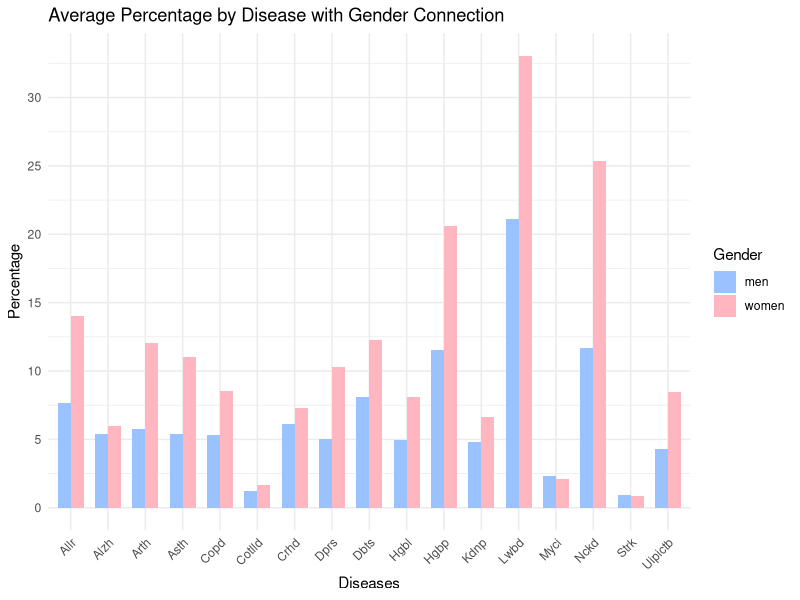
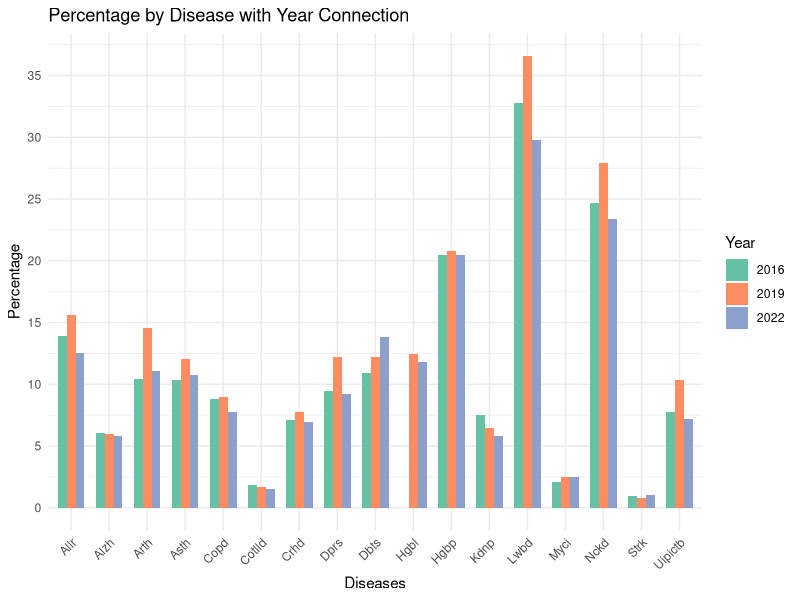
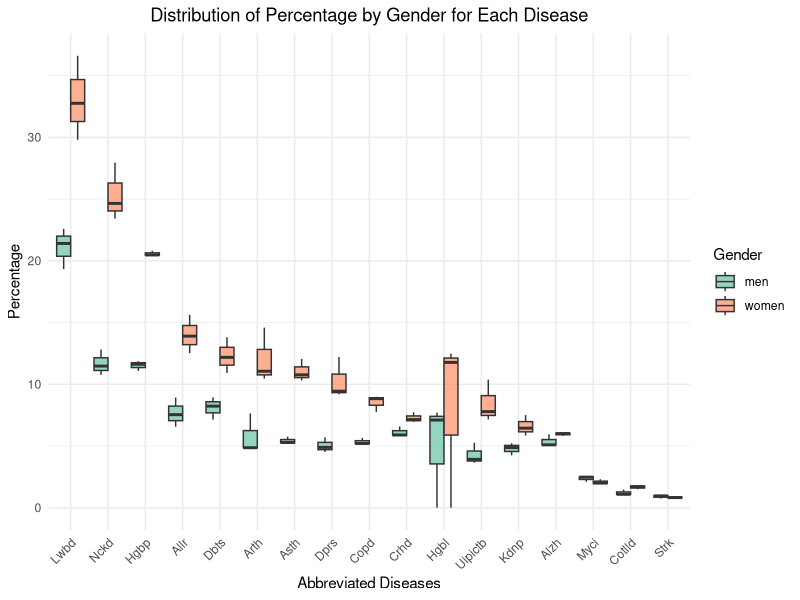
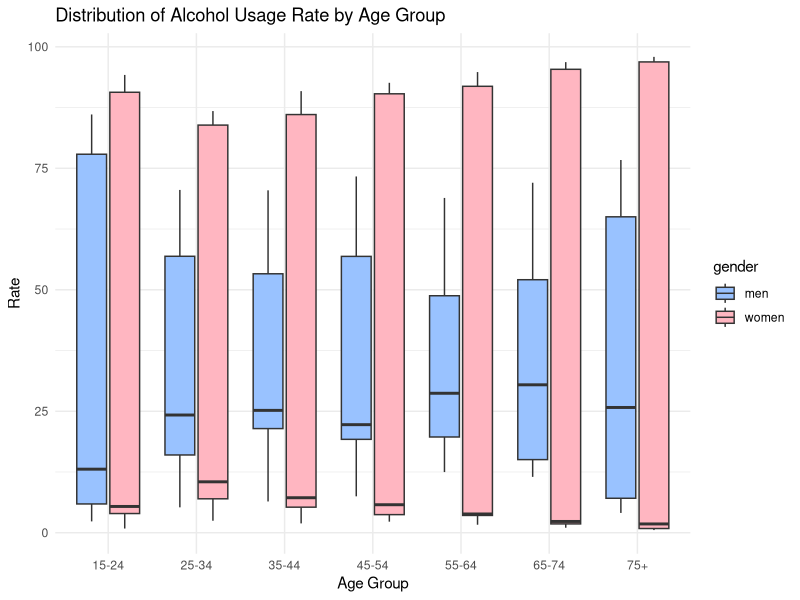
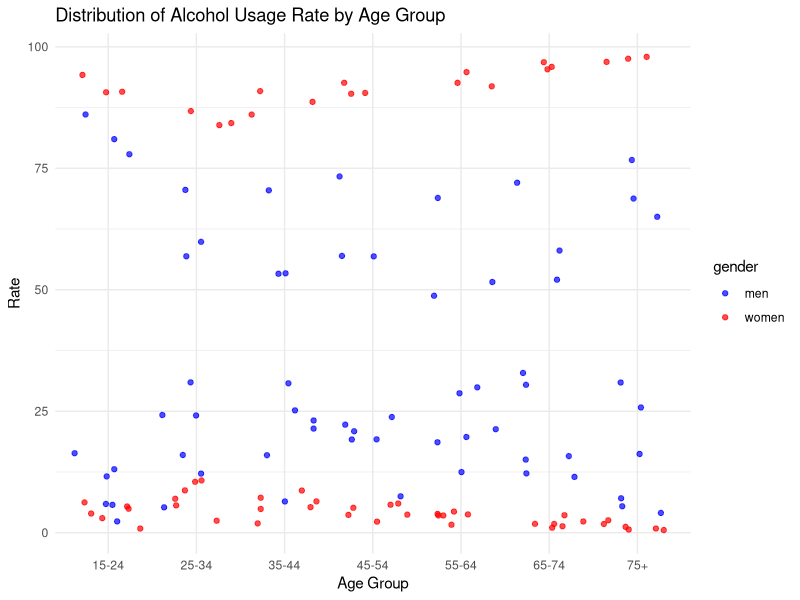
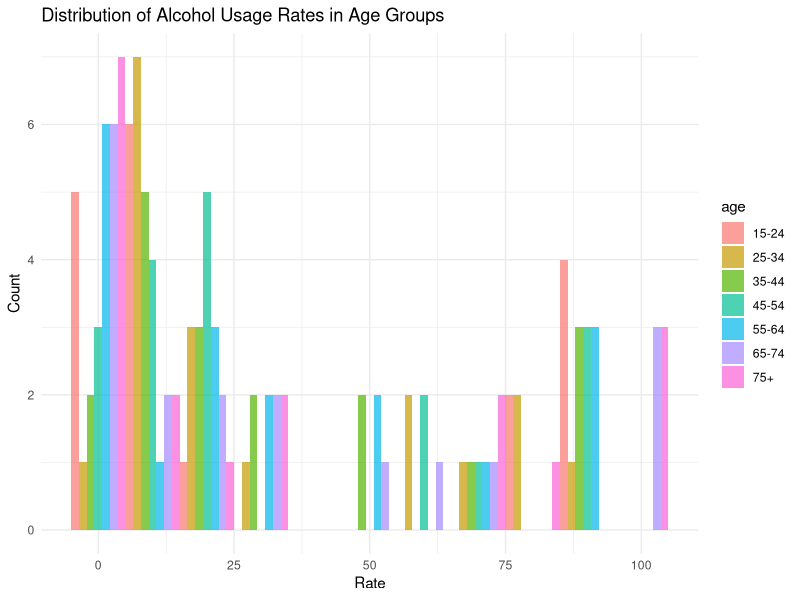
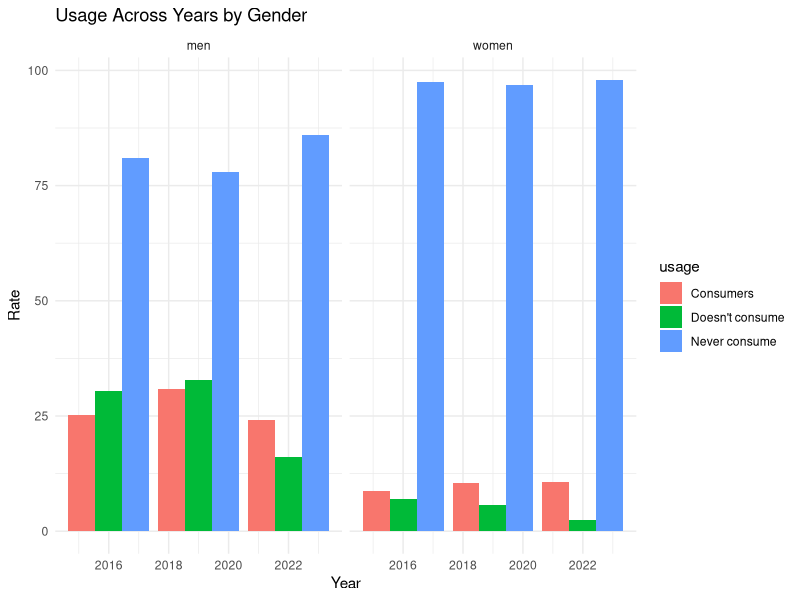
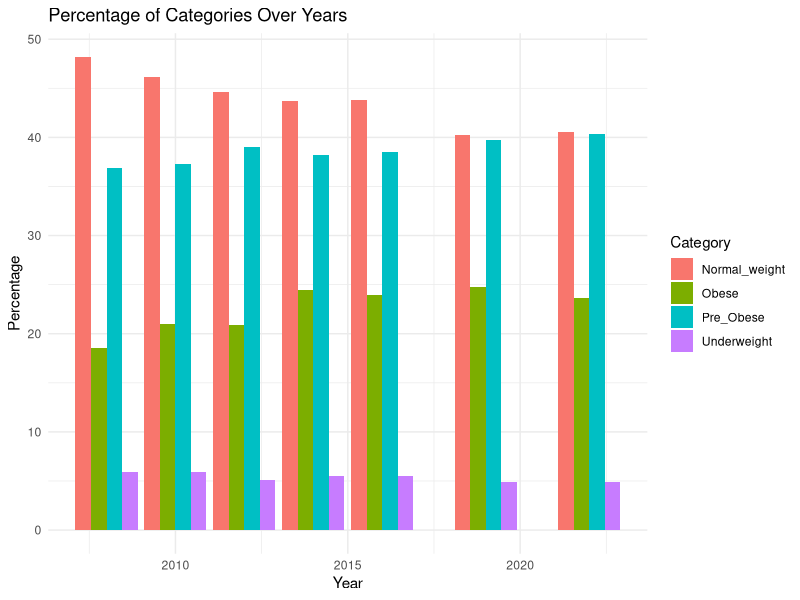

Here is the R script that generated these plots, in order:
## ---- chunk 1
#| echo: false
suppressPackageStartupMessages(library(dplyr))
library(readxl)
library(dplyr)
library(tidyr)
library(ggplot2)

data_1 <- read_excel("tidydataset1.xls")
colnames(data_1) <- c("Diseases", "men_2016", "women_2016", "men_2019", "women_2019", "men_2022", "women_2022")

data_1_longer <- data_1 %>%
  pivot_longer(cols = starts_with(c("men", "women")),
               names_to = "Gender",
               values_to = "Percentage") %>%
  separate(Gender, into = c("Gender", "Year"), sep = "_") %>%
  arrange(Diseases) %>%
  mutate_at(vars(Year, Percentage), as.numeric) %>%
  mutate(Diseases = gsub("^\\n", "", Diseases))
## ---- chunk 2
#| code-fold: true
#| code-summary: "Show the code"

abbreviate_disease_names <- abbreviate(data_1_longer$Diseases)
ggplot(data_1_longer, aes(x = Diseases, y = Percentage, fill = Gender)) +
  geom_bar(stat = "summary", fun = "mean", position = "dodge", width = 0.7) +
  labs(title = "Average Percentage by Disease with Gender Connection",
       x = "Diseases",
       y = "Percentage") +
  scale_x_discrete(labels = abbreviate_disease_names) +
  scale_y_continuous(breaks = seq(0, 30, by = 5)) +
  scale_fill_manual(values = c("#99C2FF", "#FFB6C1")) +
  theme_minimal() +
  theme(axis.text.x = element_text(angle = 45, hjust = 1))
## ---- chunk 3
#| code-fold: true
#| code-summary: "Show the code"

abbreviate_disease_names <- abbreviate(data_1_longer$Diseases)

custom_colors <- c("#66c2a5", "#fc8d62", "#8da0cb")

ggplot(data_1_longer, aes(x = Diseases, y = Percentage, fill = as.factor(Year))) +
  geom_bar(stat = "identity", position = "dodge", width = 0.7) +
  labs(title = "Percentage by Disease with Year Connection",
       x = "Diseases",
       y = "Percentage",
       fill = "Year") +
  scale_x_discrete(labels = abbreviate_disease_names) +
  scale_y_continuous(breaks = seq(0, 35, by = 5)) +
  scale_fill_manual(values = custom_colors) +
  theme_minimal() +
  theme(axis.text.x = element_text(angle = 45, hjust = 1))


## ---- chunk 4
#| code-fold: true
#| code-summary: "Show the code"
abbreviate_disease_names <- abbreviate(data_1_longer$Diseases)

ggplot(data_1_longer, aes(x = reorder(abbreviate_disease_names, -Percentage), y = Percentage, fill = Gender)) +
  geom_boxplot(position = "dodge", alpha = 0.7) +
  labs(title = "Distribution of Percentage by Gender for Each Disease",
       x = "Abbreviated Diseases",
       y = "Percentage",
       fill = "Gender") +
  scale_fill_manual(values = c("#66c2a5", "#fc8d62")) +
  theme_minimal() +
  theme(plot.title = element_text(hjust = 0.5),
        axis.text.x = element_text(angle = 45, hjust = 1))
## ---- chunk 5
#| echo: false
suppressPackageStartupMessages(library(dplyr))
library(readxl)
library(dplyr)
library(tidyr)
library(ggplot2)

data_2 <- read_excel("tidydataset2.xls")
colnames(data_2) <- c("age", "men_2016", "women_2016", "men_2019", "women_2019", "men_2022", "women_2022", "usage")
data_2_longer <- data_2 %>%
  pivot_longer(cols = starts_with(c("men", "women")),
               names_to = "gender",
               values_to = "rate") %>%
  separate(gender, into = c("gender", "year"), sep = "_") %>%
  arrange(age) %>%
  mutate_at(vars(year, rate), as.numeric) %>%
  na.omit()
## ---- chunk 6
#| code-fold: true
#| code-summary: "Show the code"
ggplot(data_2_longer, aes(x = age, y = rate, fill = gender)) +
  geom_boxplot() +
  labs(title = "Distribution of Alcohol Usage Rate by Age Group",
       x = "Age Group",
       y = "Rate") +
  scale_fill_manual(values = c("#99C2FF", "#FFB6C1")) +
  theme_minimal()
## ---- chunk 7
#| code-fold: true
#| code-summary: "Show the code"
ggplot(data_2_longer, aes(x = age, y = rate, color = gender)) +
  geom_jitter(alpha = 0.7) +
  labs(title = "Distribution of Alcohol Usage Rate by Age Group",
       x = "Age Group",
       y = "Rate") +
  scale_color_manual(values = c("blue", "red")) +
  theme(axis.text.x = element_text(angle = 45, hjust = 1)) +
  theme_minimal()

## ---- chunk 8
#| code-fold: true
#| code-summary: "Show the code"
ggplot(data_2_longer, aes(x = rate, fill = age)) +
  geom_histogram(binwidth = 10, position = "dodge", alpha = 0.7) +
  labs(title = "Distribution of Alcohol Usage Rates in Age Groups",
       x = "Rate",
       y = "Count") +
  theme_minimal()
## ---- chunk 9
#| code-fold: true
#| code-summary: "Show the code"
ggplot(data_2_longer, aes(x = year, y = rate, fill = usage)) +
  geom_bar(stat = "identity", position = "dodge") +
  facet_grid(. ~ gender) +
  labs(title = "Usage Across Years by Gender",
       x = "Year",
       y = "Rate") +
  theme_minimal()
## ---- chunk 10
#| echo: false
suppressPackageStartupMessages(library(dplyr))
library(readxl)
library(dplyr)
library(tidyr)
library(ggplot2)
data_3 <- read_excel("tidydataset3.xls")
colnames(data_3) <- c("Year", "Sex", "Underweight", "Normal_weight", "Pre_Obese", "Obese")
data_3_long <- data_3 %>%
  pivot_longer(cols = c(Underweight, Normal_weight, Pre_Obese, Obese),
               names_to = "Category",
               values_to = "Percentage")
## ---- chunk 11
#| code-fold: true
#| code-summary: "Show the code"
ggplot(data_3_long, aes(x = Year, y = Percentage, fill = Category)) +
  geom_bar(stat = "identity", position = "dodge") +
  labs(title = "Percentage of Categories Over Years",
       x = "Year",
       y = "Percentage") +
  theme_minimal()
## ---- chunk 12
#| code-fold: true
#| code-summary: "Show the code"
ggplot(data_3_long, aes(x = Year, y = Percentage, color = Category)) +
  geom_line() +
  labs(title = "Percentage Trends Over Years",
       x = "Year",
       y = "Percentage") +
  theme_minimal()
## ---- chunk 13
#| code-fold: true
#| code-summary: "Show the code"
ggplot(data_3_long, aes(x = Year, y = Percentage, fill = Category)) +
  geom_area() +
  labs(title = "Composition of Categories Over Years",
       x = "Year",
       y = "Percentage") +
  theme_minimal()
## ---- chunk 14
#| code-fold: true
#| code-summary: "Show the code"
ggplot(data_3_long, aes(x = Sex, y = Percentage, fill = Category)) +
  geom_bar(stat = "identity", position = "dodge") +
  labs(title = "Percentage of Categories by Gender",
       x = "Gender",
       y = "Percentage") +
  theme_minimal()
